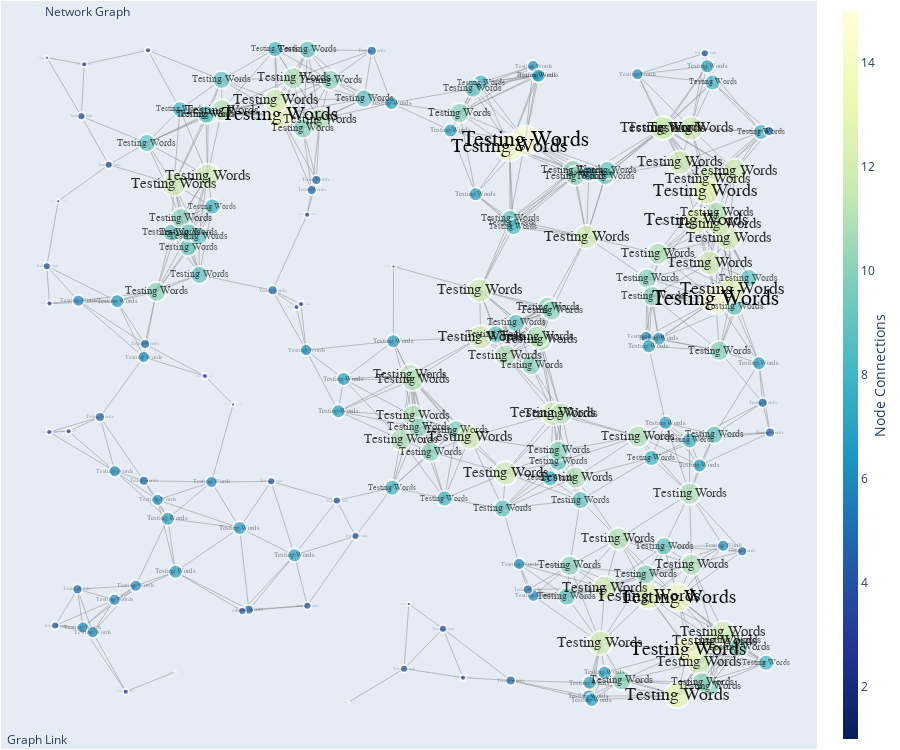

Notebook source saved alongside this figure:
### Markdown cell above
Create Network Graph

### Code cell
fig = go.Figure(data=[edge_traces, node_trace],
                layout=go.Layout(
                    title='<br>Network Graph',
                    titlefont_size=12,
                    height=750,
                    width=None,
                    showlegend=False,
                    hovermode='closest',
                    margin=dict(b=1,l=1,r=1,t=1), # b=20,l=5,r=5,t=40
                    annotations=[dict(text="Graph <a href=''>Link</a>",
                                      showarrow=False,
                                      xref="paper", yref="paper",
                                      x=0.005,
                                      y=-0.002)],
                    xaxis=dict(showgrid=False,
                               zeroline=False,
                               showticklabels=False),
                    yaxis=dict(showgrid=False,
                               zeroline=False,
                               showticklabels=False),)
                )

for trace in text_trace:
    fig.add_trace(trace)

fig.show()
